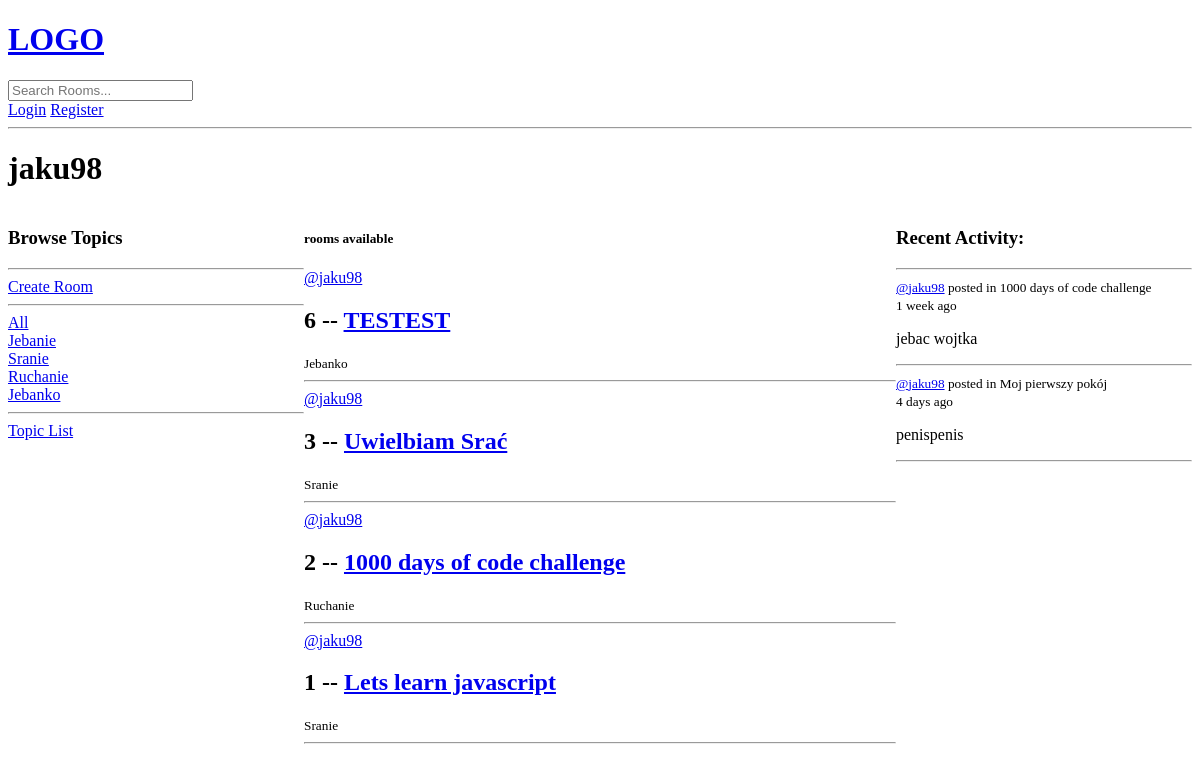
Before: /profile/1 with the older database file.
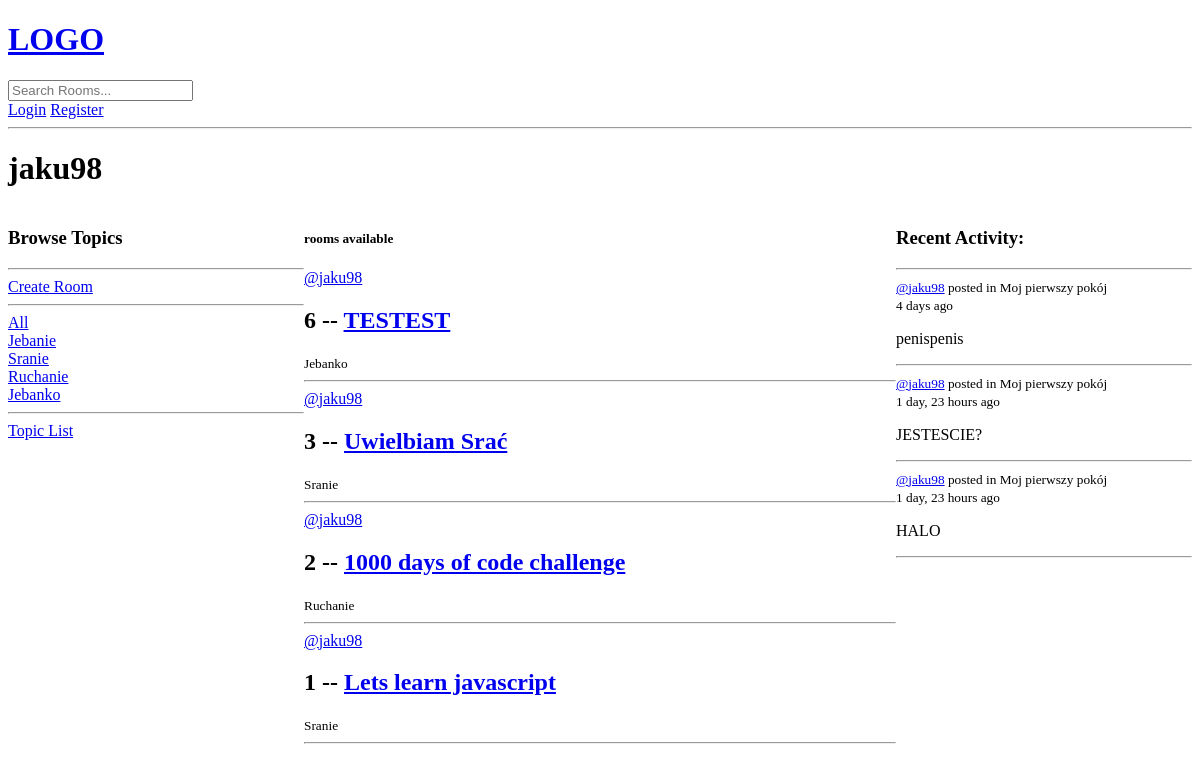
After: the same page with the newer database file.
### base/models.py (models this page shows, shortened)
class Topic(models.Model):
    name = models.CharField(max_length=200)
    def __str__(self):
        return self.name

class Room(models.Model):
    user = models.ForeignKey(User, on_delete=models.SET_NULL, null=True)
    topic = models.ForeignKey(Topic, on_delete=models.SET_NULL, null=True)
    name = models.CharField(max_length=200)
    description = models.TextField(max_length=200, null=True, blank=True)
    participants = models.ManyToManyField(User, related_name='participants', blank=True)
    updated = models.DateTimeField(auto_now=True)
    created = models.DateTimeField(auto_now_add=True)
    class Meta:
        ordering = ['-updated', '-created']

class Message(models.Model):
    user = models.ForeignKey(User, on_delete=models.CASCADE)
    room = models.ForeignKey(Room, on_delete=models.CASCADE)
    body = models.TextField(max_length=300)
    updated = models.DateTimeField(auto_now=True)
    created = models.DateTimeField(auto_now_add=True)
    def __str__(self):
        return self.body[:50]

### base/views.py (the view)
# urls.py: path('profile/<str:pk>', views.user_profile, name="user_profile"),
def user_profile(request, pk):
    user = User.objects.get(id=pk)
    rooms = user.room_set.all()
    room_messages = user.message_set.all()
    topics = Topic.objects.all()
    context = {'user': user,
               'rooms': rooms,
               'topics': topics,
               'room_messages': room_messages}
    return render(request, 'base/profile.html', context)

### base/templates/base/profile.html (shortened to what this page needs)
{% extends 'main.html' %}
{% block content %}
<h1>{{ user.username }}</h1>
<div class="profile-container">
    <div>
        {% include 'base/topic_component.html' %}
    </div>
    <div>
        {% include 'base/feed_component.html' %}
    </div>
    <div>
        {% include 'base/activity_component.html' %}
    </div>
</div>
{% endblock content %} }

### templates/main.html (shortened to what this page needs)
<!DOCTYPE html>
<html lang="en">
<head>
</head>
<body>
    {% include 'navbar.html' %}
    {% block content %}
    {% endblock %}
</body>
</html>

### templates/navbar.html
<a href="/">
    <h1>LOGO</h1>
</a>
<form method="GET" action="{% url 'home' %}">
    <input type="text" name="q" placeholder="Search Rooms..."/>
</form>
{% if request.user.is_authenticated %}
    <h2>Hello {{ request.user.username }}</h2>
    <a href="{% url 'logout_user' %}">Logout</a>
{% else %}
    <a href="{% url 'login_page' %}">Login</a>
{% endif %}
<a href="{% url 'register_user' %}">Register</a>
<hr>

### base/templates/base/topic_component.html
<h3>Browse Topics</h3>
    <hr>
    <a href="{% url 'create_room' %}">Create Room</a>
    <hr>
    <div>
        <a href="{% url 'home' %}">All</a>
    </div>
    {% for topic in topics %}
        <div>
            <a href="{% url 'home' %}?q={{ topic.name }}">{{ topic }}</a>
        </div>
    {% endfor %}
    <hr>
    <div>
        <a href="{% url 'topic_list' %}">Topic List</a>
    </div>

### base/templates/base/feed_component.html (shortened to what this page needs)
<h5>{{ room_count }} rooms available</h5>
            {% for room in rooms %}
                <div>
                    <a href="{% url 'user_profile' room.user.id %}"> @{{ room.user.username }} </a>
                    <h2>{{ room.id }} --  <a href="{% url 'room' room.id %}">{{ room.name }} </a></h2>
                    <small>{{ room.topic.name }}</small><br>
                    <hr>
                </div>
            {% endfor %}

### base/templates/base/activity_component.html (shortened to what this page needs)
{% block content %}
<div>
    <h3>Recent Activity:</h3>
    <hr>
    {% for message in room_messages %}
        <div>
            <small><a href="{% url 'user_profile' message.user.id %}">@{{ message.user }}</a> posted in {{ message.room.name }}<br>
                {{ message.created|timesince }} ago
            </small>
            <p>
                {{ message }}
            </p>
            <hr>
        </div>
    {% endfor %}
</div>
{% endblock content %}

### base/templates/base/profile.html (style rules this page uses)
.profile-container { display: grid; grid-template-columns: 1fr 2fr 1fr; }

Changed rows visible on the page:
removed Message: user "jaku98", room.name "1000 days of code challenge", created "1 week", body "jebac wojtka"
added Message: user "jaku98", room.name "Moj pierwszy pokój", created "1 day, 23 hours", body "JESTESCIE?"
added Message: user "jaku98", room.name "Moj pierwszy pokój", created "1 day, 23 hours", body "HALO"
